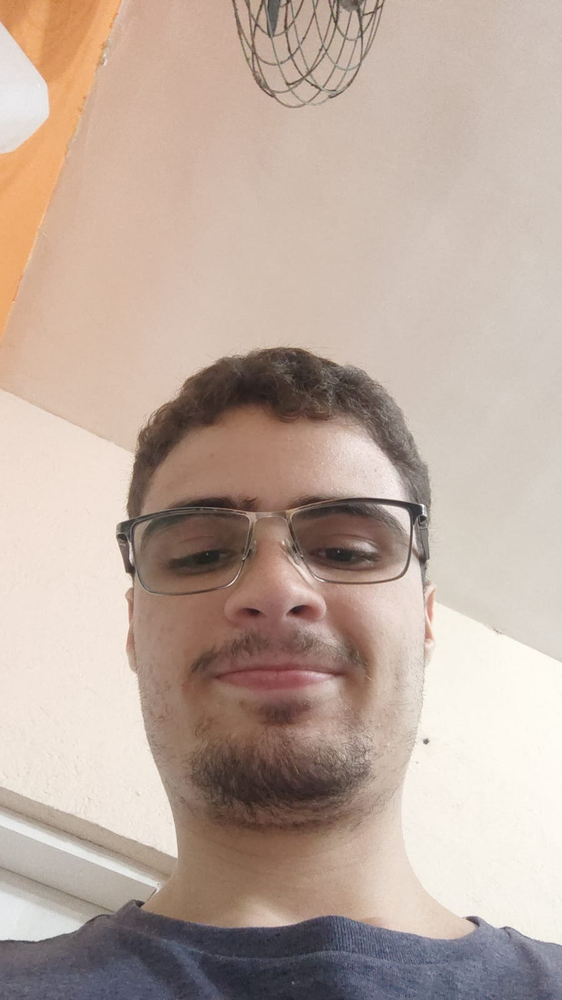
#> input picture 22_opencv_face_recognition /images/dudu.png, 562 x 1000 px, shrunk from 899 x 1599 before the run; its folder holds only this picture in this run
$ python montage_example.py --images '../22_opencv_face_recognition /images'
#> lines starting #> are read from the running program, lines starting #| are printed output that depends on the picture
# python3 montage_example.py --images xxx
# import the necessary packages
from imutils import build_montages
from imutils import paths
import argparse
import random
import cv2

# construct the argument parse and parse the arguments
ap = argparse.ArgumentParser()
ap.add_argument("-i", "--images", required=True, help="path to input directory of images")
ap.add_argument("-s", "--sample", type=int, default=21, help="# of images to sample")
args = vars(ap.parse_args())

# grab the paths to the images, then randomly select a sample of
# them
imagePaths = list(paths.list_images(args["images"]))
random.shuffle(imagePaths)
imagePaths = imagePaths[:args["sample"]]

# initialize the list of images
images = []
# loop over the list of image paths
for imagePath in imagePaths:
    # load the image and update the list of images
    image = cv2.imread(imagePath)
#> image is the input picture: shape (1000, 562, 3); mean B, G, R 158.8, 170.2, 189
    images.append(image)

# construct the montages for the images
montages = build_montages(images, (128, 196), (7, 3))
#> montages = 1 item

# loop over the montages and display each of them
for montage in montages:
    cv2.imshow("Montage", montage)
    cv2.waitKey(0)
#> this loop made 1 pass
#> pass 1, `cv2.imshow("Montage", montage)`:
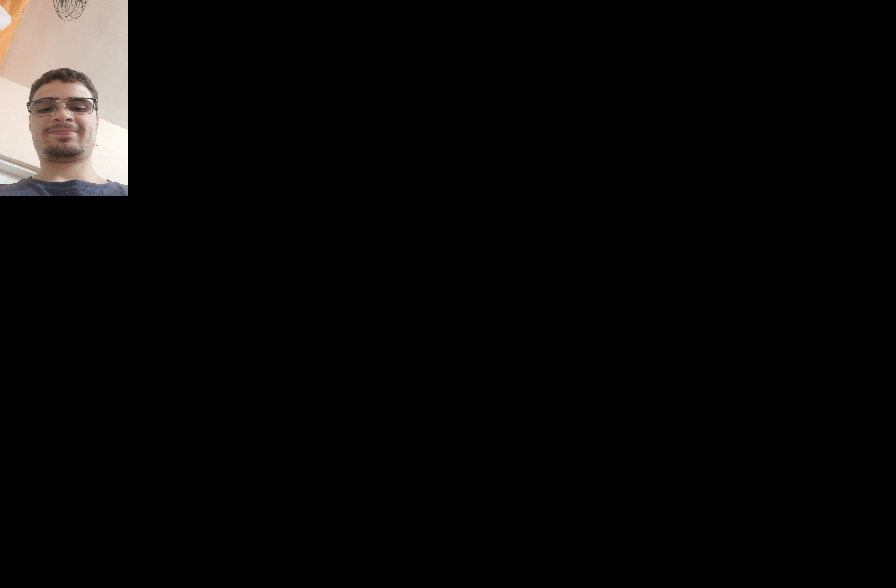
#> window 'Montage': shape (588, 896, 3); mean B, G, R 7.6, 8.1, 9
